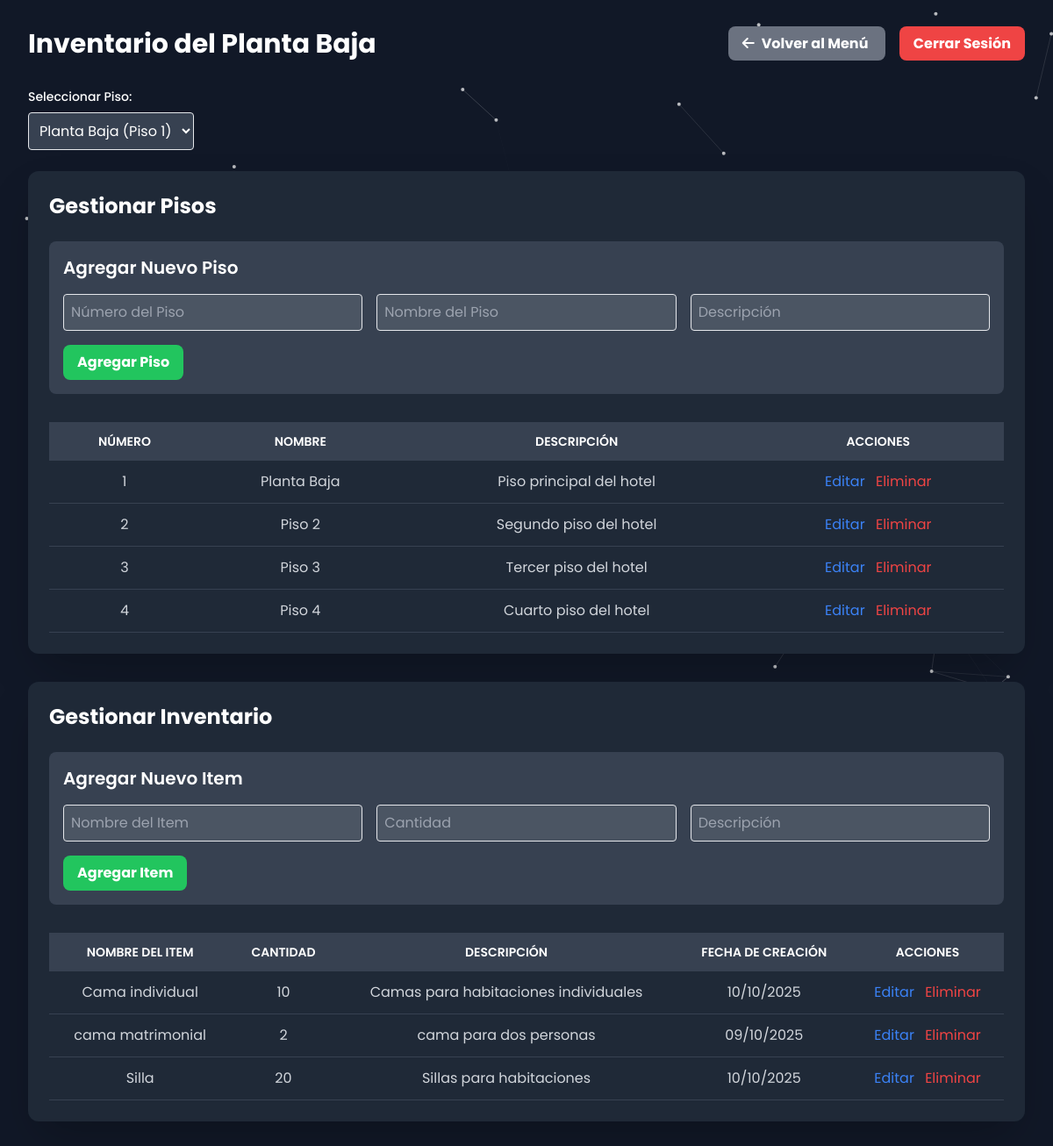
/admin_inventory.php (signed in), run on the app's committed database.
### tables this page shows
CREATE TABLE `floors` (
  `id` int(11) NOT NULL,
  `floor_number` int(11) NOT NULL,
  `name` varchar(255) NOT NULL,
  `description` text DEFAULT NULL
);

CREATE TABLE `floor_inventory` (
  `id` int(11) NOT NULL,
  `floor_id` int(11) NOT NULL,
  `floor` int(11) NOT NULL,
  `item_name` varchar(255) NOT NULL,
  `quantity` int(11) NOT NULL,
  `description` text NOT NULL,
  `created_at` timestamp NOT NULL DEFAULT current_timestamp()
);

### admin_inventory.php (the view, shortened to what this page needs)
<?php
include 'php/db.php';
$selected_floor_id = isset($_GET['floor_id']) ? (int)$_GET['floor_id'] : 1;
$inventory_sql = "SELECT fi.id, fi.item_name, fi.quantity, fi.description, fi.created_at, f.name as floor_name FROM floor_inventory fi JOIN floors f ON fi.floor_id = f.id WHERE fi.floor_id = ? ORDER BY fi.item_name ASC";
$inventory_stmt = $conn->prepare($inventory_sql);
$inventory_stmt->bind_param("i", $selected_floor_id);
$inventory_stmt->execute();
$inventory_result = $inventory_stmt->get_result();
$floors_sql = "SELECT id, floor_number, name FROM floors ORDER BY floor_number ASC";
$floors_result = $conn->query($floors_sql);
$selected_floor_sql = "SELECT name FROM floors WHERE id = ?";
$selected_floor_stmt = $conn->prepare($selected_floor_sql);
$selected_floor_stmt->bind_param("i", $selected_floor_id);
$selected_floor_stmt->execute();
$selected_floor_result = $selected_floor_stmt->get_result();
$selected_floor_name = $selected_floor_result->fetch_assoc()['name'] ?? 'Piso Desconocido';
?>
<!DOCTYPE html>
<html lang="es">
<head>
    <script src="https://cdn.tailwindcss.com"></script>
    <link href="https://unpkg.com/aos@2.3.1/dist/aos.css" rel="stylesheet">
    <link rel="stylesheet" href="https://cdnjs.cloudflare.com/ajax/libs/font-awesome/6.4.0/css/all.min.css" />
    <link rel="stylesheet" href="css/styles.css">
</head>
<body class="bg-gray-900 text-white font-poppins">
    <div class="min-h-screen p-8">
        <div class="flex justify-between items-center mb-8">
            <div class="flex items-center">
                <h1 class="text-3xl font-bold">Inventario del <?php echo $selected_floor_name; ?></h1>
            </div>
            <div>
                <a href="admin.php" class="bg-gray-500 hover:bg-gray-600 text-white font-bold py-2 px-4 rounded-lg mr-4">
                    <i class="fas fa-arrow-left mr-2"></i>Volver al Menú
                </a>
                <a href="php/logout.php" class="bg-red-500 hover:bg-red-600 text-white font-bold py-2 px-4 rounded-lg">Cerrar Sesión</a>
            </div>
        </div>
        <div class="mb-6">
            <label for="floor_select" class="block text-sm font-medium mb-2">Seleccionar Piso:</label>
            <select id="floor_select" onchange="changeFloor(this.value)" class="p-2 border rounded bg-gray-700 text-white">
                <?php while($floor = $floors_result->fetch_assoc()): ?>
                    <option value="<?php echo $floor['id']; ?>" <?php echo $floor['id'] == $selected_floor_id ? 'selected' : ''; ?>>
                        <?php echo $floor['name']; ?> (Piso <?php echo $floor['floor_number']; ?>)
                    </option>
                <?php endwhile; ?>
            </select>
        </div>
        <div class="bg-gray-800 text-white p-6 rounded-xl shadow-2xl mb-8">
            <h2 class="text-2xl font-bold mb-6">Gestionar Pisos</h2>
            <form action="php/inventory_handler.php" method="POST" class="mb-8 p-4 bg-gray-700 rounded-lg">
                <h3 class="text-xl font-semibold mb-4">Agregar Nuevo Piso</h3>
                <div class="grid grid-cols-1 md:grid-cols-3 gap-4">
                    <input type="number" name="floor_number" placeholder="Número del Piso" required class="p-2 border rounded bg-gray-600 text-white">
                    <input type="text" name="name" placeholder="Nombre del Piso" required class="p-2 border rounded bg-gray-600 text-white">
                    <input type="text" name="description" placeholder="Descripción" class="p-2 border rounded bg-gray-600 text-white">
                </div>
                <button type="submit" name="add_floor" class="mt-4 bg-green-500 hover:bg-green-600 text-white font-bold py-2 px-4 rounded-lg">Agregar Piso</button>
            </form>
            <div class="overflow-x-auto">
                <table class="min-w-full bg-gray-800">
                    <thead class="bg-gray-700 text-white">
                        <tr>
                            <th class="py-3 px-4 uppercase font-semibold text-sm text-center">Número</th>
                            <th class="py-3 px-4 uppercase font-semibold text-sm text-center">Nombre</th>
                            <th class="py-3 px-4 uppercase font-semibold text-sm text-center">Descripción</th>
                            <th class="py-3 px-4 uppercase font-semibold text-sm text-center">Acciones</th>
                        </tr>
                    </thead>
                    <tbody class="text-gray-300">
                        <?php
                        $all_floors_sql = "SELECT id, floor_number, name, description FROM floors ORDER BY floor_number ASC";
                        $all_floors_result = $conn->query($all_floors_sql);
                        if ($all_floors_result->num_rows > 0): ?>
                            <?php while($floor = $all_floors_result->fetch_assoc()): ?>
                                <tr class="hover:bg-gray-700 border-b border-gray-700">
                                    <td class="py-3 px-4 text-center"><?php echo $floor['floor_number']; ?></td>
                                    <td class="py-3 px-4 text-center"><?php echo htmlspecialchars($floor['name']); ?></td>
                                    <td class="py-3 px-4 text-center"><?php echo htmlspecialchars($floor['description']); ?></td>
                                    <td class="py-3 px-4 text-center">
                                        <button onclick="openEditFloorModal(<?php echo htmlspecialchars(json_encode($floor)); ?>)" class="text-blue-500 hover:text-blue-700 mr-2">Editar</button>
                                        <a href="php/inventory_handler.php?delete_floor=<?php echo $floor['id']; ?>" onclick="return confirm('¿Estás seguro? Esto eliminará todas las habitaciones e inventario del piso.')" class="text-red-500 hover:text-red-700">Eliminar</a>
                                    </td>
                                </tr>
                            <?php endwhile; ?>
                        <?php else: ?>
                            <tr><td colspan="4" class="text-center py-4">No hay pisos registrados.</td></tr>
                        <?php endif; ?>
                    </tbody>
                </table>
            </div>
        </div>
        <div class="bg-gray-800 text-white p-6 rounded-xl shadow-2xl mt-8">
            <h2 class="text-2xl font-bold mb-6">Gestionar Inventario</h2>
            <form action="php/inventory_handler.php" method="POST" class="mb-8 p-4 bg-gray-700 rounded-lg">
                <h3 class="text-xl font-semibold mb-4">Agregar Nuevo Item</h3>
                <div class="grid grid-cols-1 md:grid-cols-3 gap-4">
                    <input type="text" name="item_name" placeholder="Nombre del Item" required class="p-2 border rounded bg-gray-600 text-white">
                    <input type="number" name="quantity" placeholder="Cantidad" required class="p-2 border rounded bg-gray-600 text-white">
                    <input type="text" name="description" placeholder="Descripción" required class="p-2 border rounded bg-gray-600 text-white">
                </div>
                <button type="submit" name="add_item" class="mt-4 bg-green-500 hover:bg-green-600 text-white font-bold py-2 px-4 rounded-lg">Agregar Item</button>
            </form>
            <div class="overflow-x-auto">
                <table class="min-w-full bg-gray-800">
                    <thead class="bg-gray-700 text-white">
                        <tr>
                            <th class="py-3 px-4 uppercase font-semibold text-sm text-center">Nombre del Item</th>
                            <th class="py-3 px-4 uppercase font-semibold text-sm text-center">Cantidad</th>
                            <th class="py-3 px-4 uppercase font-semibold text-sm text-center">Descripción</th>
                            <th class="py-3 px-4 uppercase font-semibold text-sm text-center">Fecha de Creación</th>
                            <th class="py-3 px-4 uppercase font-semibold text-sm text-center">Acciones</th>
                        </tr>
                    </thead>
                    <tbody class="text-gray-300">
                        <?php if ($inventory_result->num_rows > 0): ?>
                            <?php while($item = $inventory_result->fetch_assoc()): ?>
                                <tr class="hover:bg-gray-700 border-b border-gray-700">
                                    <td class="py-3 px-4 text-center"><?php echo htmlspecialchars($item['item_name']); ?></td>
                                    <td class="py-3 px-4 text-center"><?php echo $item['quantity']; ?></td>
                                    <td class="py-3 px-4 text-center"><?php echo htmlspecialchars($item['description']); ?></td>
                                    <td class="py-3 px-4 text-center"><?php echo date('d/m/Y', strtotime($item['created_at'])); ?></td>
                                    <td class="py-3 px-4 text-center">
                                        <button onclick="openEditItemModal(<?php echo htmlspecialchars(json_encode($item)); ?>)" class="text-blue-500 hover:text-blue-700 mr-2">Editar</button>
                                        <a href="php/inventory_handler.php?delete_item=<?php echo $item['id']; ?>&floor_id=<?php echo $selected_floor_id; ?>" onclick="return confirm('¿Estás seguro?')" class="text-red-500 hover:text-red-700">Eliminar</a>
                                    </td>
                                </tr>
                            <?php endwhile; ?>
                        <?php else: ?>
                            <tr><td colspan="5" class="text-center py-4">No hay items en el inventario para este piso.</td></tr>
                        <?php endif; ?>
                    </tbody>
                </table>
            </div>
        </div>
    </div>
</body>
</html>

### css/styles.css (style rules this page uses)
:root { --font-montserrat: 'Montserrat', sans-serif; --font-poppins: 'Poppins', sans-serif; --color-green: #006400; --color-red: #FF0000; }
body { font-family: var(--font-poppins); background-color: transparent; }

### admin_inventory.php (style rules this page uses)
body { background: #111; overflow-x: hidden; }

### data on the page
floors: name "Planta Baja", floor_number "1", description "Piso principal del hotel"
floors: floor_number "2", name "Piso 2", description "Segundo piso del hotel"
floors: floor_number "3", name "Piso 3", description "Tercer piso del hotel"
floors: floor_number "4", name "Piso 4", description "Cuarto piso del hotel"
floor_inventory: item_name "Cama individual", quantity "10", description "Camas para habitaciones individuales", created_at "10/10/2025"
floor_inventory: item_name "cama matrimonial", quantity "2", description "cama para dos personas", created_at "09/10/2025"
floor_inventory: item_name "Silla", quantity "20", description "Sillas para habitaciones", created_at "10/10/2025"

### other printed values
form field value "Planta Baja (Piso 1)"
